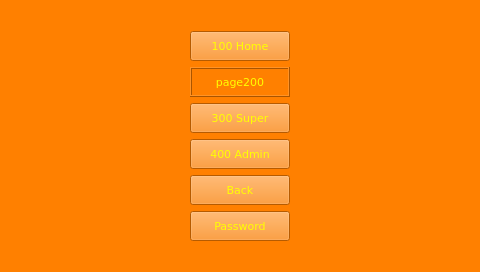
<?xml version="1.0" encoding="UTF-8"?>
<ui version="4.0">
 <class>page200</class>
 <widget class="QWidget" name="page200">
  <property name="geometry">
   <rect>
    <x>0</x>
    <y>0</y>
    <width>480</width>
    <height>272</height>
   </rect>
  </property>
  <property name="minimumSize">
   <size>
    <width>480</width>
    <height>272</height>
   </size>
  </property>
  <property name="maximumSize">
   <size>
    <width>480</width>
    <height>272</height>
   </size>
  </property>
  <property name="windowTitle">
   <string notr="true">page200</string>
  </property>
  <property name="styleSheet">
   <string notr="true">QWidget {
	background-color: rgb(255,128,0);
	color: rgb(255, 255, 0);
}
</string>
  </property>
  <layout class="QGridLayout" name="gridLayout">
   <item row="8" column="1">
    <spacer name="verticalSpacer_2">
     <property name="orientation">
      <enum>Qt::Vertical</enum>
     </property>
     <property name="sizeHint" stdset="0">
      <size>
       <width>20</width>
       <height>13</height>
      </size>
     </property>
    </spacer>
   </item>
   <item row="7" column="1">
    <widget class="ATCMbutton" name="atcmButtonPassword">
     <property name="minimumSize">
      <size>
       <width>100</width>
       <height>30</height>
      </size>
     </property>
     <property name="font">
      <font>
       <family>DejaVu Sans</family>
       <pointsize>8</pointsize>
      </font>
     </property>
     <property name="toolTip">
      <string/>
     </property>
     <property name="whatsThis">
      <string>ATCMbutton widget</string>
     </property>
     <property name="pageName">
      <string notr="true">password</string>
     </property>
     <property name="statusvar">
      <string notr="true"/>
     </property>
     <property name="viewStatus">
      <bool>false</bool>
     </property>
     <property name="visibilityVar">
      <string notr="true"/>
     </property>
     <property name="text">
      <string>Password</string>
     </property>
     <property name="pressText">
      <string>Password</string>
     </property>
     <property name="borderWidth">
      <number>1</number>
     </property>
     <property name="borderRadius">
      <number>0</number>
     </property>
     <property name="apparence">
      <enum>QFrame::Raised</enum>
     </property>
    </widget>
   </item>
   <item row="6" column="1">
    <widget class="ATCMbutton" name="atcmButtonBack">
     <property name="minimumSize">
      <size>
       <width>100</width>
       <height>30</height>
      </size>
     </property>
     <property name="font">
      <font>
       <family>DejaVu Sans</family>
       <pointsize>8</pointsize>
      </font>
     </property>
     <property name="toolTip">
      <string/>
     </property>
     <property name="whatsThis">
      <string>ATCMbutton widget</string>
     </property>
     <property name="pageName">
      <string notr="true">BACK</string>
     </property>
     <property name="statusvar">
      <string notr="true"/>
     </property>
     <property name="viewStatus">
      <bool>false</bool>
     </property>
     <property name="visibilityVar">
      <string notr="true"/>
     </property>
     <property name="text">
      <string>Back</string>
     </property>
     <property name="pressText">
      <string>Back</string>
     </property>
     <property name="borderWidth">
      <number>1</number>
     </property>
     <property name="borderRadius">
      <number>0</number>
     </property>
     <property name="apparence">
      <enum>QFrame::Raised</enum>
     </property>
    </widget>
   </item>
   <item row="5" column="2">
    <widget class="QLabel" name="lblAdmin">
     <property name="font">
      <font>
       <family>DejaVu Sans</family>
       <pointsize>8</pointsize>
      </font>
     </property>
     <property name="text">
      <string/>
     </property>
    </widget>
   </item>
   <item row="5" column="1">
    <widget class="ATCMbutton" name="atcmButton400">
     <property name="minimumSize">
      <size>
       <width>100</width>
       <height>30</height>
      </size>
     </property>
     <property name="font">
      <font>
       <family>DejaVu Sans</family>
       <pointsize>8</pointsize>
      </font>
     </property>
     <property name="toolTip">
      <string/>
     </property>
     <property name="whatsThis">
      <string>ATCMbutton widget</string>
     </property>
     <property name="pageName">
      <string notr="true">page400</string>
     </property>
     <property name="statusvar">
      <string notr="true"/>
     </property>
     <property name="viewStatus">
      <bool>false</bool>
     </property>
     <property name="visibilityVar">
      <string notr="true"/>
     </property>
     <property name="text">
      <string>400 Admin</string>
     </property>
     <property name="pressText">
      <string>400 Admin</string>
     </property>
     <property name="borderWidth">
      <number>1</number>
     </property>
     <property name="borderRadius">
      <number>0</number>
     </property>
     <property name="apparence">
      <enum>QFrame::Raised</enum>
     </property>
    </widget>
   </item>
   <item row="4" column="2">
    <widget class="QLabel" name="lblSuper">
     <property name="font">
      <font>
       <family>DejaVu Sans</family>
       <pointsize>8</pointsize>
      </font>
     </property>
     <property name="text">
      <string/>
     </property>
    </widget>
   </item>
   <item row="4" column="1">
    <widget class="ATCMbutton" name="atcmButton300">
     <property name="minimumSize">
      <size>
       <width>100</width>
       <height>30</height>
      </size>
     </property>
     <property name="font">
      <font>
       <family>DejaVu Sans</family>
       <pointsize>8</pointsize>
      </font>
     </property>
     <property name="toolTip">
      <string/>
     </property>
     <property name="whatsThis">
      <string>ATCMbutton widget</string>
     </property>
     <property name="pageName">
      <string notr="true">page300</string>
     </property>
     <property name="statusvar">
      <string notr="true"/>
     </property>
     <property name="viewStatus">
      <bool>false</bool>
     </property>
     <property name="visibilityVar">
      <string notr="true"/>
     </property>
     <property name="text">
      <string>300 Super</string>
     </property>
     <property name="pressText">
      <string>300 Super</string>
     </property>
     <property name="borderWidth">
      <number>1</number>
     </property>
     <property name="borderRadius">
      <number>0</number>
     </property>
     <property name="apparence">
      <enum>QFrame::Raised</enum>
     </property>
    </widget>
   </item>
   <item row="3" column="2">
    <widget class="QLabel" name="lblUser">
     <property name="font">
      <font>
       <family>DejaVu Sans</family>
       <pointsize>8</pointsize>
      </font>
     </property>
     <property name="text">
      <string/>
     </property>
    </widget>
   </item>
   <item row="4" column="0">
    <widget class="QLabel" name="lblPasswordLevel">
     <property name="font">
      <font>
       <family>DejaVu Sans</family>
       <pointsize>8</pointsize>
      </font>
     </property>
     <property name="text">
      <string/>
     </property>
    </widget>
   </item>
   <item row="2" column="2">
    <spacer name="horizontalSpacer">
     <property name="orientation">
      <enum>Qt::Horizontal</enum>
     </property>
     <property name="sizeHint" stdset="0">
      <size>
       <width>172</width>
       <height>20</height>
      </size>
     </property>
    </spacer>
   </item>
   <item row="3" column="0">
    <widget class="QLabel" name="lblProtection">
     <property name="font">
      <font>
       <family>DejaVu Sans</family>
       <pointsize>8</pointsize>
      </font>
     </property>
     <property name="text">
      <string/>
     </property>
    </widget>
   </item>
   <item row="2" column="0">
    <spacer name="horizontalSpacer_2">
     <property name="orientation">
      <enum>Qt::Horizontal</enum>
     </property>
     <property name="sizeHint" stdset="0">
      <size>
       <width>172</width>
       <height>20</height>
      </size>
     </property>
    </spacer>
   </item>
   <item row="0" column="1">
    <spacer name="verticalSpacer">
     <property name="orientation">
      <enum>Qt::Vertical</enum>
     </property>
     <property name="sizeHint" stdset="0">
      <size>
       <width>20</width>
       <height>13</height>
      </size>
     </property>
    </spacer>
   </item>
   <item row="3" column="1">
    <widget class="QLabel" name="label">
     <property name="minimumSize">
      <size>
       <width>100</width>
       <height>30</height>
      </size>
     </property>
     <property name="font">
      <font>
       <family>DejaVu Sans</family>
       <pointsize>8</pointsize>
      </font>
     </property>
     <property name="frameShape">
      <enum>QFrame::Box</enum>
     </property>
     <property name="frameShadow">
      <enum>QFrame::Raised</enum>
     </property>
     <property name="text">
      <string>page200</string>
     </property>
     <property name="alignment">
      <set>Qt::AlignCenter</set>
     </property>
    </widget>
   </item>
   <item row="2" column="1">
    <widget class="ATCMbutton" name="atcmButton200">
     <property name="minimumSize">
      <size>
       <width>100</width>
       <height>30</height>
      </size>
     </property>
     <property name="font">
      <font>
       <family>DejaVu Sans</family>
       <pointsize>8</pointsize>
      </font>
     </property>
     <property name="toolTip">
      <string/>
     </property>
     <property name="whatsThis">
      <string>ATCMbutton widget</string>
     </property>
     <property name="pageName">
      <string notr="true">HOME</string>
     </property>
     <property name="statusvar">
      <string notr="true"/>
     </property>
     <property name="viewStatus">
      <bool>false</bool>
     </property>
     <property name="visibilityVar">
      <string notr="true"/>
     </property>
     <property name="text">
      <string>100 Home</string>
     </property>
     <property name="pressText">
      <string>100 Home</string>
     </property>
     <property name="borderWidth">
      <number>1</number>
     </property>
     <property name="borderRadius">
      <number>0</number>
     </property>
     <property name="apparence">
      <enum>QFrame::Raised</enum>
     </property>
    </widget>
   </item>
   <item row="5" column="0">
    <widget class="QLabel" name="lblLevel">
     <property name="font">
      <font>
       <family>DejaVu Sans</family>
       <pointsize>8</pointsize>
      </font>
     </property>
     <property name="text">
      <string/>
     </property>
    </widget>
   </item>
  </layout>
 </widget>
 <customwidgets>
  <customwidget>
   <class>ATCMbutton</class>
   <extends>QPushButton</extends>
   <header>atcmplugin.h</header>
  </customwidget>
 </customwidgets>
 <resources/>
 <connections>
  <connection>
   <sender>atcmButtonPassword</sender>
   <signal>newPage(const char*,bool)</signal>
   <receiver>page200</receiver>
   <slot>goto_page(const char*,bool)</slot>
   <hints>
    <hint type="sourcelabel">
     <x>20</x>
     <y>20</y>
    </hint>
    <hint type="destinationlabel">
     <x>20</x>
     <y>20</y>
    </hint>
   </hints>
  </connection>
  <connection>
   <sender>atcmButtonBack</sender>
   <signal>newPage(const char*,bool)</signal>
   <receiver>page200</receiver>
   <slot>goto_page(const char*,bool)</slot>
   <hints>
    <hint type="sourcelabel">
     <x>20</x>
     <y>20</y>
    </hint>
    <hint type="destinationlabel">
     <x>20</x>
     <y>20</y>
    </hint>
   </hints>
  </connection>
  <connection>
   <sender>atcmButton400</sender>
   <signal>newPage(const char*,bool)</signal>
   <receiver>page200</receiver>
   <slot>goto_page(const char*,bool)</slot>
   <hints>
    <hint type="sourcelabel">
     <x>20</x>
     <y>20</y>
    </hint>
    <hint type="destinationlabel">
     <x>20</x>
     <y>20</y>
    </hint>
   </hints>
  </connection>
  <connection>
   <sender>atcmButton300</sender>
   <signal>newPage(const char*,bool)</signal>
   <receiver>page200</receiver>
   <slot>goto_page(const char*,bool)</slot>
   <hints>
    <hint type="sourcelabel">
     <x>20</x>
     <y>20</y>
    </hint>
    <hint type="destinationlabel">
     <x>20</x>
     <y>20</y>
    </hint>
   </hints>
  </connection>
  <connection>
   <sender>atcmButton200</sender>
   <signal>newPage(const char*,bool)</signal>
   <receiver>page200</receiver>
   <slot>goto_page(const char*,bool)</slot>
   <hints>
    <hint type="sourcelabel">
     <x>20</x>
     <y>20</y>
    </hint>
    <hint type="destinationlabel">
     <x>20</x>
     <y>20</y>
    </hint>
   </hints>
  </connection>
 </connections>
 <slots>
  <slot>goto_page(const char*,bool)</slot>
 </slots>
</ui>
